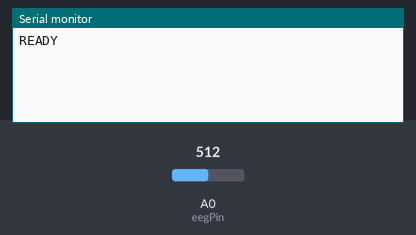
A sketch run on a simulated Arduino Uno, built with avr-gcc and run on an emulated ATmega328P. Shown: the last lines printed to the serial monitor. The test bench sets the inputs (shaded band); at power-on: A0 (eegPin) = 512.

Above: at 1.2 s.
1.3 s: A0 (eegPin) set to 450
At 1.58 s:
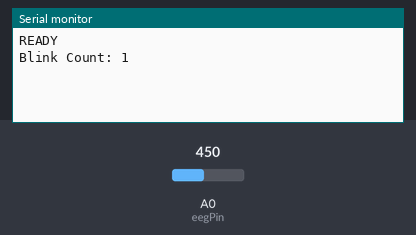
At 2.6 s:
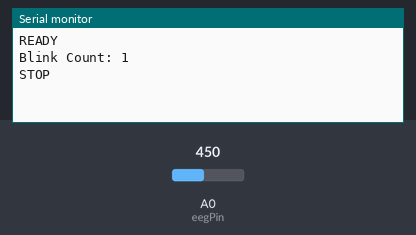

The sketch:

blinkcode.ino
```cpp
const int eegPin = A0;

int threshold = 460;

const unsigned long refractoryPeriod = 150;
const unsigned long waitNextBlink = 450;

unsigned long lastBlinkTime = 0;
unsigned long lastDetectedBlink = 0;

int blinkCount = 0;

bool eyeClosed = false;
bool readyPrinted = false;

void setup() {
  Serial.begin(115200);
}

void loop() {

  if (!readyPrinted) {
    Serial.println("READY");
    readyPrinted = true;
  }

  int signal = analogRead(eegPin);
  unsigned long now = millis();

  if (signal > threshold && !eyeClosed) {
    eyeClosed = true;
  }

  if (signal < threshold && eyeClosed && (now - lastBlinkTime > refractoryPeriod)) {

    eyeClosed = false;
    lastBlinkTime = now;
    lastDetectedBlink = now;

    blinkCount++;

    Serial.print("Blink Count: ");
    Serial.println(blinkCount);
  }

  if (blinkCount > 0 && (now - lastDetectedBlink > waitNextBlink)) {

    if (blinkCount == 1) Serial.println("STOP");
    else if (blinkCount == 2) Serial.println("FORWARD");
    else if (blinkCount == 3) Serial.println("LEFT");
    else if (blinkCount == 4) Serial.println("RIGHT");
    else if (blinkCount > 4) Serial.println("STOP");

    blinkCount = 0;
  }
}
```

Measured:
- after the input at 1.3 s, the serial monitor: prints a new line at once (image 1)
